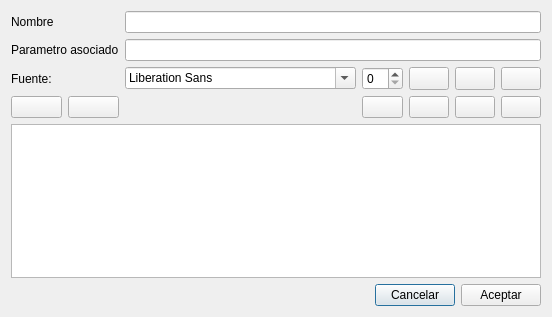
<?xml version="1.0" encoding="UTF-8"?>
<ui version="4.0">
 <class>editParamDlg</class>
 <widget class="QDialog" name="editParamDlg">
  <property name="geometry">
   <rect>
    <x>0</x>
    <y>0</y>
    <width>447</width>
    <height>317</height>
   </rect>
  </property>
  <property name="windowTitle">
   <string>Dialog</string>
  </property>
  <layout class="QGridLayout" name="gridLayout">
   <item row="3" column="5">
    <widget class="QPushButton" name="btnRigth">
     <property name="maximumSize">
      <size>
       <width>44</width>
       <height>24</height>
      </size>
     </property>
     <property name="text">
      <string/>
     </property>
     <property name="icon">
      <iconset resource="resource.qrc">
       <normaloff>:/icons/text_align_right.png</normaloff>:/icons/text_align_right.png</iconset>
     </property>
     <property name="autoDefault">
      <bool>false</bool>
     </property>
     <property name="flat">
      <bool>false</bool>
     </property>
    </widget>
   </item>
   <item row="2" column="3">
    <widget class="QPushButton" name="btnBold">
     <property name="maximumSize">
      <size>
       <width>43</width>
       <height>24</height>
      </size>
     </property>
     <property name="text">
      <string/>
     </property>
     <property name="icon">
      <iconset resource="resource.qrc">
       <normaloff>:/icons/text_bold.png</normaloff>:/icons/text_bold.png</iconset>
     </property>
     <property name="checkable">
      <bool>true</bool>
     </property>
     <property name="autoDefault">
      <bool>false</bool>
     </property>
    </widget>
   </item>
   <item row="2" column="4">
    <widget class="QPushButton" name="btnItalic">
     <property name="maximumSize">
      <size>
       <width>43</width>
       <height>24</height>
      </size>
     </property>
     <property name="text">
      <string/>
     </property>
     <property name="icon">
      <iconset resource="resource.qrc">
       <normaloff>:/icons/text_italic.png</normaloff>:/icons/text_italic.png</iconset>
     </property>
     <property name="checkable">
      <bool>true</bool>
     </property>
     <property name="autoDefault">
      <bool>false</bool>
     </property>
    </widget>
   </item>
   <item row="2" column="5">
    <widget class="QPushButton" name="btnUnder">
     <property name="maximumSize">
      <size>
       <width>44</width>
       <height>24</height>
      </size>
     </property>
     <property name="text">
      <string/>
     </property>
     <property name="icon">
      <iconset resource="resource.qrc">
       <normaloff>:/icons/text_underline.png</normaloff>:/icons/text_underline.png</iconset>
     </property>
     <property name="checkable">
      <bool>true</bool>
     </property>
     <property name="autoDefault">
      <bool>false</bool>
     </property>
    </widget>
   </item>
   <item row="4" column="0" colspan="6">
    <widget class="QGraphicsView" name="graphicsView"/>
   </item>
   <item row="2" column="1">
    <widget class="QFontComboBox" name="fontComboBox"/>
   </item>
   <item row="3" column="4">
    <widget class="QPushButton" name="btnCenter">
     <property name="maximumSize">
      <size>
       <width>43</width>
       <height>24</height>
      </size>
     </property>
     <property name="text">
      <string/>
     </property>
     <property name="icon">
      <iconset resource="resource.qrc">
       <normaloff>:/icons/text_align_center.png</normaloff>:/icons/text_align_center.png</iconset>
     </property>
     <property name="autoDefault">
      <bool>false</bool>
     </property>
    </widget>
   </item>
   <item row="2" column="0">
    <widget class="QLabel" name="label">
     <property name="text">
      <string>Fuente:</string>
     </property>
    </widget>
   </item>
   <item row="3" column="3">
    <widget class="QPushButton" name="btnLeft">
     <property name="maximumSize">
      <size>
       <width>43</width>
       <height>24</height>
      </size>
     </property>
     <property name="text">
      <string/>
     </property>
     <property name="icon">
      <iconset resource="resource.qrc">
       <normaloff>:/icons/text_align_left.png</normaloff>:/icons/text_align_left.png</iconset>
     </property>
     <property name="autoDefault">
      <bool>false</bool>
     </property>
    </widget>
   </item>
   <item row="5" column="0" colspan="6">
    <layout class="QHBoxLayout" name="horizontalLayout">
     <item>
      <spacer name="horizontalSpacer">
       <property name="orientation">
        <enum>Qt::Horizontal</enum>
       </property>
       <property name="sizeHint" stdset="0">
        <size>
         <width>40</width>
         <height>20</height>
        </size>
       </property>
      </spacer>
     </item>
     <item>
      <widget class="QPushButton" name="pushButton">
       <property name="text">
        <string>Cancelar</string>
       </property>
      </widget>
     </item>
     <item>
      <widget class="QPushButton" name="btnAceptar">
       <property name="text">
        <string>Aceptar</string>
       </property>
      </widget>
     </item>
    </layout>
   </item>
   <item row="1" column="0">
    <widget class="QLabel" name="label_2">
     <property name="text">
      <string>Parametro asociado</string>
     </property>
    </widget>
   </item>
   <item row="3" column="0">
    <layout class="QHBoxLayout" name="horizontalLayout_2">
     <item>
      <widget class="QPushButton" name="btnHorizontal">
       <property name="text">
        <string/>
       </property>
       <property name="icon">
        <iconset resource="resource.qrc">
         <normaloff>:/icons/text_align_left.png</normaloff>:/icons/text_align_left.png</iconset>
       </property>
      </widget>
     </item>
     <item>
      <widget class="QPushButton" name="btnVertical">
       <property name="text">
        <string/>
       </property>
       <property name="icon">
        <iconset resource="resource.qrc">
         <normaloff>:/icons/text_align_up.png</normaloff>:/icons/text_align_up.png</iconset>
       </property>
      </widget>
     </item>
    </layout>
   </item>
   <item row="1" column="1" colspan="5">
    <widget class="QLineEdit" name="lineEdit"/>
   </item>
   <item row="3" column="2">
    <widget class="QPushButton" name="btnColor">
     <property name="maximumSize">
      <size>
       <width>43</width>
       <height>24</height>
      </size>
     </property>
     <property name="text">
      <string/>
     </property>
     <property name="icon">
      <iconset resource="resource.qrc">
       <normaloff>:/icons/font.png</normaloff>:/icons/font.png</iconset>
     </property>
     <property name="autoDefault">
      <bool>false</bool>
     </property>
    </widget>
   </item>
   <item row="2" column="2">
    <widget class="QSpinBox" name="sizeSpin"/>
   </item>
   <item row="0" column="0">
    <widget class="QLabel" name="label_3">
     <property name="text">
      <string>Nombre</string>
     </property>
    </widget>
   </item>
   <item row="0" column="1" colspan="5">
    <widget class="QLineEdit" name="txtNombre"/>
   </item>
  </layout>
 </widget>
 <resources>
  <include location="resource.qrc"/>
 </resources>
 <connections/>
</ui>
